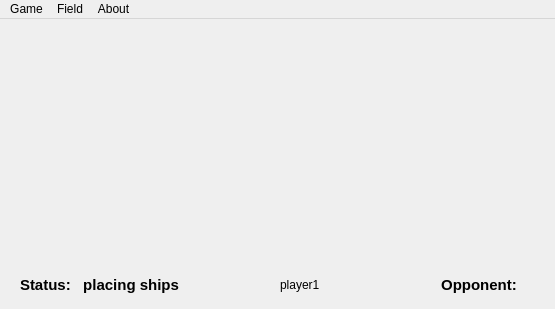
<?xml version="1.0" encoding="UTF-8"?>
<ui version="4.0">
 <class>MainWindow</class>
 <widget class="QMainWindow" name="MainWindow">
  <property name="geometry">
   <rect>
    <x>0</x>
    <y>0</y>
    <width>555</width>
    <height>309</height>
   </rect>
  </property>
  <property name="minimumSize">
   <size>
    <width>555</width>
    <height>309</height>
   </size>
  </property>
  <property name="maximumSize">
   <size>
    <width>555</width>
    <height>309</height>
   </size>
  </property>
  <property name="windowTitle">
   <string>SeaCraft</string>
  </property>
  <widget class="QWidget" name="centralWidget">
   <widget class="QLabel" name="labelStatus">
    <property name="geometry">
     <rect>
      <x>20</x>
      <y>250</y>
      <width>531</width>
      <height>31</height>
     </rect>
    </property>
    <property name="font">
     <font>
      <pointsize>11</pointsize>
      <weight>75</weight>
      <italic>false</italic>
      <bold>true</bold>
      <underline>false</underline>
      <strikeout>false</strikeout>
      <kerning>true</kerning>
     </font>
    </property>
    <property name="text">
     <string>Status:   placing ships</string>
    </property>
   </widget>
   <widget class="QLabel" name="labelOpponent">
    <property name="geometry">
     <rect>
      <x>320</x>
      <y>250</y>
      <width>201</width>
      <height>31</height>
     </rect>
    </property>
    <property name="font">
     <font>
      <pointsize>11</pointsize>
      <weight>75</weight>
      <italic>false</italic>
      <bold>true</bold>
      <underline>false</underline>
      <strikeout>false</strikeout>
      <kerning>true</kerning>
     </font>
    </property>
    <property name="text">
     <string>Opponent: </string>
    </property>
    <property name="alignment">
     <set>Qt::AlignRight|Qt::AlignTrailing|Qt::AlignVCenter</set>
    </property>
   </widget>
   <widget class="QLabel" name="labelPlayer">
    <property name="geometry">
     <rect>
      <x>280</x>
      <y>250</y>
      <width>111</width>
      <height>31</height>
     </rect>
    </property>
    <property name="text">
     <string>player1</string>
    </property>
   </widget>
  </widget>
  <widget class="QMenuBar" name="menuBar">
   <property name="geometry">
    <rect>
     <x>0</x>
     <y>0</y>
     <width>555</width>
     <height>30</height>
    </rect>
   </property>
   <widget class="QMenu" name="menuFile">
    <property name="title">
     <string>Game</string>
    </property>
    <addaction name="actionStart"/>
    <addaction name="actionLeave"/>
    <addaction name="separator"/>
    <addaction name="actionQuit"/>
   </widget>
   <widget class="QMenu" name="menuField">
    <property name="title">
     <string>Field</string>
    </property>
    <addaction name="actionClear"/>
    <addaction name="actionRandom"/>
   </widget>
   <widget class="QMenu" name="menuAbout">
    <property name="title">
     <string>About</string>
    </property>
    <addaction name="actionAbout"/>
   </widget>
   <addaction name="menuFile"/>
   <addaction name="menuField"/>
   <addaction name="menuAbout"/>
  </widget>
  <action name="actionStart">
   <property name="text">
    <string>Start</string>
   </property>
   <property name="shortcut">
    <string>Ctrl+S</string>
   </property>
  </action>
  <action name="actionQuit">
   <property name="text">
    <string>Quit</string>
   </property>
   <property name="shortcut">
    <string>Ctrl+Q</string>
   </property>
  </action>
  <action name="actionClear">
   <property name="text">
    <string>Clear</string>
   </property>
   <property name="shortcut">
    <string>Ctrl+C</string>
   </property>
  </action>
  <action name="actionRandom">
   <property name="text">
    <string>Random</string>
   </property>
   <property name="shortcut">
    <string>Ctrl+R</string>
   </property>
  </action>
  <action name="actionLeave">
   <property name="text">
    <string>Leave</string>
   </property>
   <property name="shortcut">
    <string>Ctrl+L</string>
   </property>
  </action>
  <action name="actionAbout">
   <property name="text">
    <string>About SeaCraft</string>
   </property>
   <property name="shortcut">
    <string>Ctrl+A</string>
   </property>
  </action>
 </widget>
 <layoutdefault spacing="6" margin="11"/>
 <resources/>
 <connections/>
</ui>
